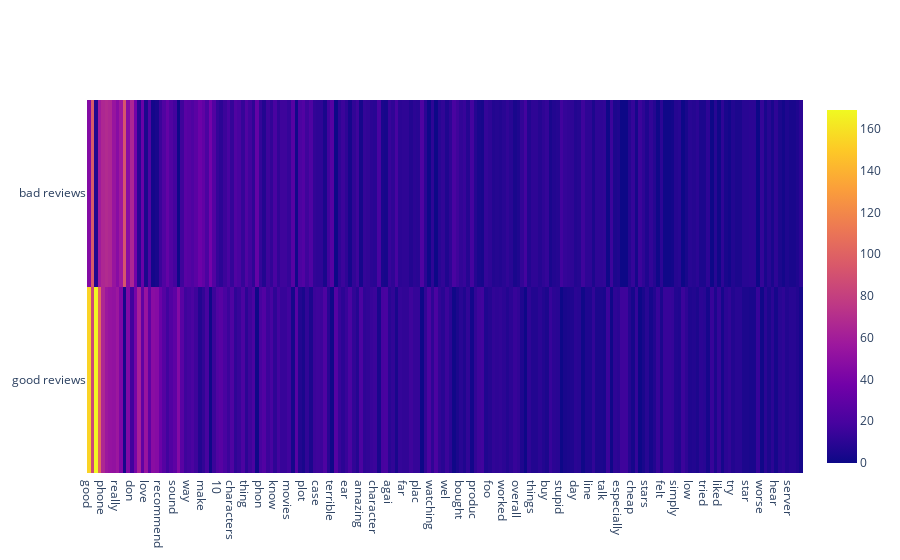

Notebook source saved alongside this figure:
### Markdown cell above
<br/><br/>
As we can see, now we have a new dataframe showing the distibution of top words between categories. Now lets try to use it to see if there any patterns distinguishing positive and bad reviews from each other.
<br/><br/>
First of all, we will try to compare words distribution for good and bad reviews in general.

### Code cell
good_total=[]
bad_total=[]

#calculating sum of occurances for each word in all good reviews
for a, b, c in zip(wfgi, wfgy, wfga):
    good_total.append(a+b+c)
    
#calculating sum of occurances for each word in all bad reviews
for a, b, c in zip(wfbi, wfby, wfba):
    bad_total.append(a+b+c)


#making a heatmap
import plotly.graph_objects as go



fig = go.Figure(data=go.Heatmap(
                   z=[good_total, bad_total],
                   y=['good reviews', 'bad reviews'],
                   x=W_d['Word']))
fig.show()

### Figure 1 — Plotly figure (JSON) as saved in the notebook; plotly's stock layout.template omitted (floating-point values rounded to 4 significant figures; data arrays with more than 128 entries replaced by an {"elided": "..."} marker saying what was removed)
{"data": [{"type": "heatmap", "x": {"elided": "200 str values"}, "y": ["good reviews", "bad reviews"], "z": {"elided": "2x200 int values"}}], "layout": {}}
